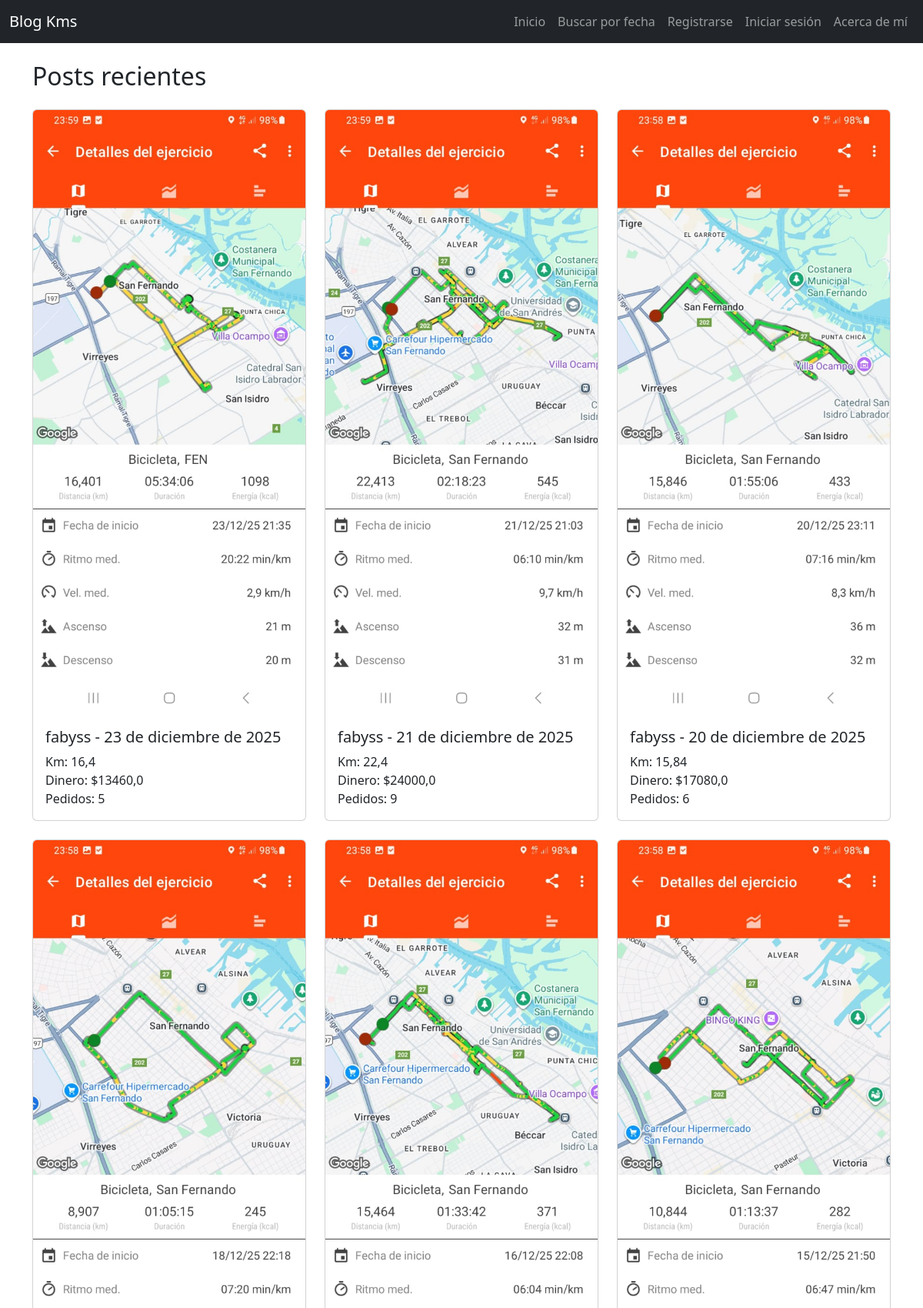
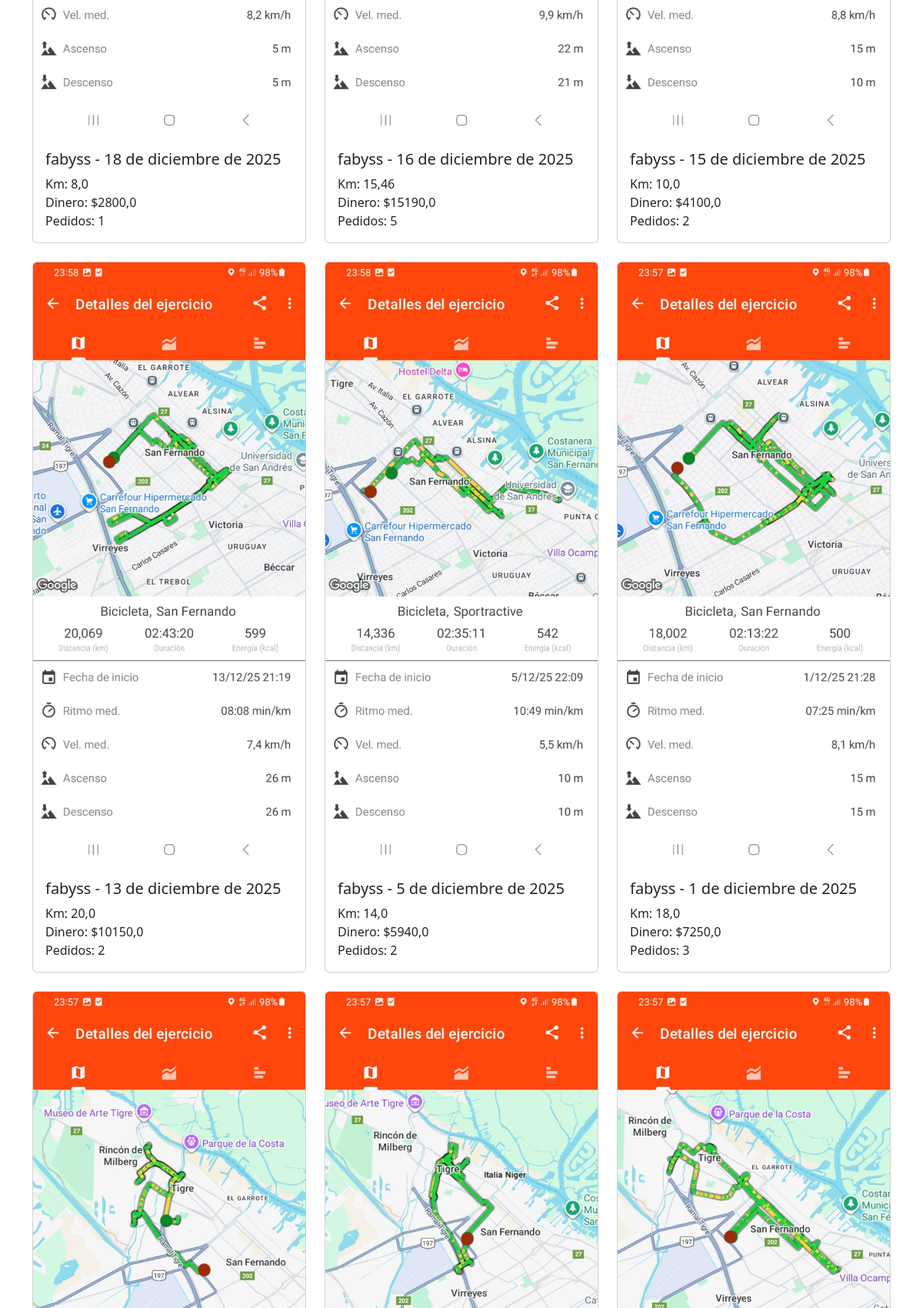
The page / (upper part) on the database its author committed (2 pictures, top to bottom).
### blog/models.py (models this page shows, shortened)
class Post(models.Model):
    user = models.ForeignKey(User, on_delete=models.CASCADE, related_name='posts')
    imagen = models.ImageField(upload_to='posts/')
    kilometros = models.FloatField()
    dinero = models.FloatField()
    pedidos = models.IntegerField()
    fecha = models.DateField()
    creado = models.DateTimeField(auto_now_add=True)

### blog/views.py (the view)
# urls.py: path('', views.inicio, name='inicio'),
def inicio(request):
    posts = Post.objects.all().order_by('-fecha')
    return render(request, 'blog/inicio.html', {'posts': posts})

### templates/blog/inicio.html (shortened to what this page needs)
{% extends 'base.html' %}
{% block content %}
<h2 class="mb-4">Posts recientes</h2>
<div class="row">
    {% for post in posts %}
    <div class="col-md-4 mb-4">
        <div class="card">
            <img src="{{ post.imagen.url }}" class="card-img-top" alt="Imagen">
            <div class="card-body">
                <h5 class="card-title">{{ post.user.username }} - {{ post.fecha }}</h5>
                <p class="card-text">
                    Km: {{ post.kilometros }}<br>
                    Dinero: ${{ post.dinero }}<br>
                    Pedidos: {{ post.pedidos }}
                </p>
            </div>
        </div>
    </div>
    {% empty %}
    <p>No hay posts aún.</p>
    {% endfor %}
</div>
{% endblock %}

### templates/base.html (shortened to what this page needs)
<!DOCTYPE html>
<html lang="es">
<head>
    <link href="https://cdn.jsdelivr.net/npm/bootstrap@5.3.1/dist/css/bootstrap.min.css" rel="stylesheet">
</head>
<body>
<nav class="navbar navbar-expand-lg navbar-dark bg-dark">
  <div class="container-fluid">
    <a class="navbar-brand" href="{% url 'inicio' %}">Blog Kms</a>
    <div class="collapse navbar-collapse" id="navbarNav">
      <ul class="navbar-nav ms-auto">
        <li class="nav-item"><a class="nav-link" href="{% url 'inicio' %}">Inicio</a></li>
        <li class="nav-item"><a class="nav-link" href="{% url 'buscar_fecha' %}">Buscar por fecha</a></li>
        {% if user.is_authenticated %}
            <li class="nav-item"><a class="nav-link" href="{% url 'crear_post' %}">Crear Post</a></li>
            <li class="nav-item"><a class="nav-link" href="{% url 'estadisticas' %}">Estadísticas</a></li>
            <li class="nav-item"><a class="nav-link" href="{% url 'perfil' %}">Perfil</a></li>
            <li class="nav-item">
                <form method="post" action="{% url 'logout' %}" style="display:inline;">
                    {% csrf_token %}
                    <button class="btn btn-link nav-link" type="submit">Cerrar sesión</button>
                </form>
            </li>
        {% else %}
            <li class="nav-item"><a class="nav-link" href="{% url 'register' %}">Registrarse</a></li>
            <li class="nav-item"><a class="nav-link" href="{% url 'login' %}">Iniciar sesión</a></li>
        {% endif %}
        <li class="nav-item"><a class="nav-link" href="{% url 'acerca_de_mi' %}">Acerca de mí</a></li>
      </ul>
    </div>
  </div>
</nav>
<div class="container mt-4">
    {% block content %}{% endblock %}
</div>
</body>
</html>

### rows shown on the page
Post: imagen (picture), user.username "fabyss", fecha "23 de diciembre de 2025", kilometros "16,4", dinero "13460,0", pedidos "5"
Post: imagen (picture), user.username "fabyss", fecha "21 de diciembre de 2025", kilometros "22,4", dinero "24000,0", pedidos "9"
Post: imagen (picture), user.username "fabyss", fecha "20 de diciembre de 2025", kilometros "15,84", dinero "17080,0", pedidos "6"
Post: imagen (picture), user.username "fabyss", fecha "18 de diciembre de 2025", kilometros "8,0", dinero "2800,0", pedidos "1"
Post: imagen (picture), user.username "fabyss", fecha "16 de diciembre de 2025", kilometros "15,46", dinero "15190,0", pedidos "5"
Post: imagen (picture), user.username "fabyss", fecha "15 de diciembre de 2025", kilometros "10,0", dinero "4100,0", pedidos "2"
Post: imagen (picture), user.username "fabyss", fecha "13 de diciembre de 2025", kilometros "20,0", dinero "10150,0", pedidos "2"
Post: imagen (picture), user.username "fabyss", fecha "5 de diciembre de 2025", kilometros "14,0", dinero "5940,0", pedidos "2"
Post: imagen (picture), user.username "fabyss", fecha "1 de diciembre de 2025", kilometros "18,0", dinero "7250,0", pedidos "3"
Post: imagen (picture)
Post: imagen (picture)
Post: imagen (picture)
